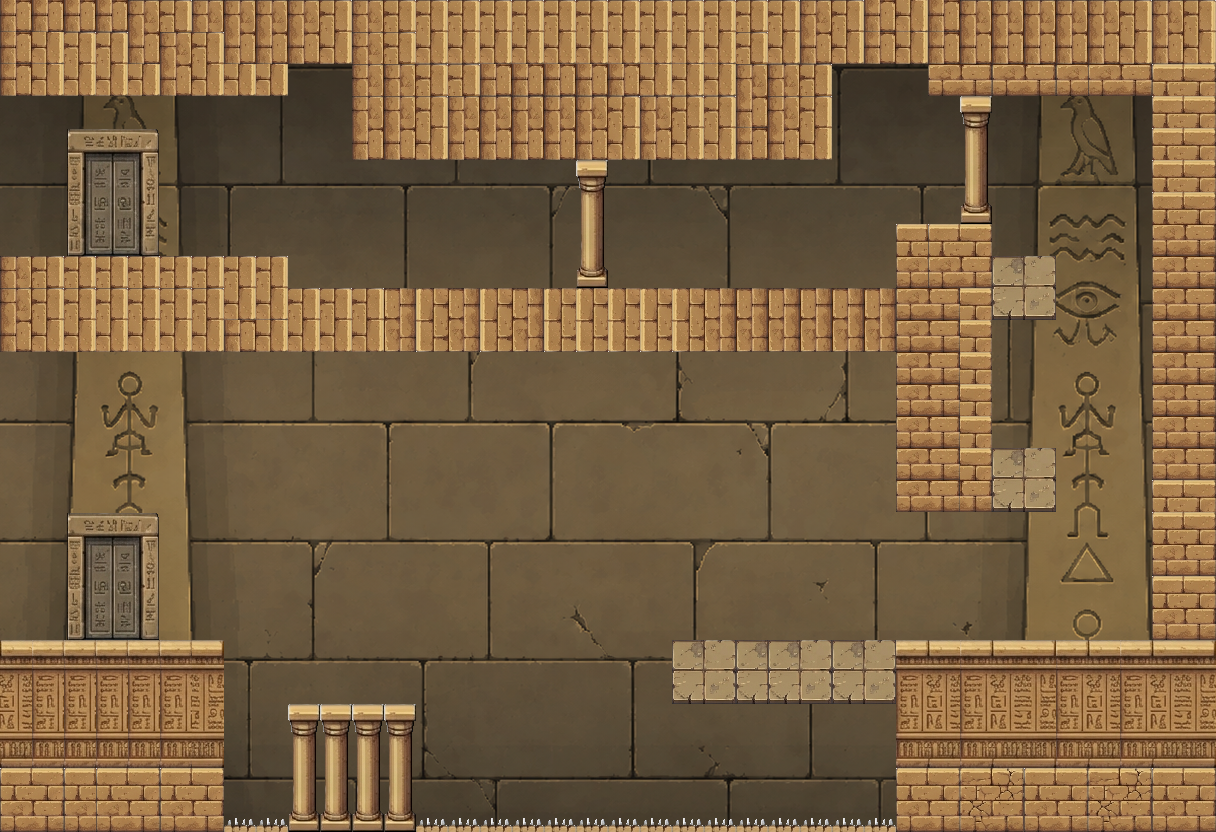

Tiled map render using the project's own tile images. Description and the map definition, with tile-layer contents summarised, below:
An orthogonal 38x26 tile map with 32x32 px tiles, 2 tile layers (Livello tile 1, Livello tile 2), 4 tilesets and 24 objects (19x solid, finish, start, kill, scarabeo, ...).

<map version="1.10" tiledversion="1.11.2" orientation="orthogonal" renderorder="right-down" width="38" height="26" tilewidth="32" tileheight="32" infinite="0" nextlayerid="10" nextobjectid="901">
 <properties>
  <property name="dimensionePersonaggio" type="float" value="57.6" />
  <property name="parallasse" type="float" value="0.75" />
 </properties>
 <tileset firstgid="1" source="SfondoPassato_v2.tsx" />
 <tileset firstgid="1537" source="Griglia.tsx" />
 <tileset firstgid="1777" source="GrigliaPresente.tsx" />
 <tileset firstgid="1933" source="Sfondo1.tsx" />
 <layer id="1" name="Livello tile 1" width="38" height="26">
  <data>[988 cells, 988 non-empty, 988 distinct tile ids]</data>
 </layer>
 <objectgroup id="7" name="Livello di oggetti 1">
  <object id="1" name="solid" x="0" y="0" width="1184" height="64" />
  <object id="2" name="solid" x="1152" y="0" width="64" height="832" />
  <object id="3" name="solid" x="673" y="640" width="479" height="64" />
  <object id="4" name="solid" x="896" y="704" width="320" height="128" />
  <object id="5" name="solid" x="352" y="64" width="480" height="96" />
  <object id="6" name="solid" x="0" y="0" width="288" height="96" />
  <object id="7" name="solid" x="0" y="832" width="1216" height="32" />
  <object id="8" name="solid" x="896" y="640" width="320" height="192" />
  <object id="9" name="solid" x="896" y="224" width="96" height="288" />
  <object id="10" name="solid" x="960" y="64" width="32" height="160" />
  <object id="11" name="solid" x="928" y="64" width="224" height="32" />
  <object id="12" name="solid" x="992" y="256" width="64" height="64" />
  <object id="13" name="solid" x="992" y="448" width="64" height="64" />
  <object id="14" name="solid" x="0" y="288" width="896" height="64" />
  <object id="15" name="solid" x="0" y="256" width="288" height="32" />
  <object id="16" name="solid" x="576" y="160" width="32" height="128" />
  <object id="18" name="solid" x="288" y="704" width="128" height="96" />
  <object id="19" name="solid" x="288" y="800" width="128" height="32" />
  <object id="20" name="solid" x="0" y="640" width="224" height="192" />
  <object id="21" name="finish" x="64" y="128" width="96" height="128" />
  <object id="22" name="start" x="64" y="512" width="96" height="128" />
  <object id="23" name="kill" x="224" y="812.043" width="672.918" height="19.957" />
 </objectgroup>
 <layer id="6" name="Livello tile 2" width="38" height="26">
  <data>[988 cells, 454 non-empty, 41 distinct tile ids]</data>
 </layer>
 <objectgroup id="8" name="decorazioni">
  <object id="25" name="scarabeo" x="1016" y="222" width="24" height="24" />
 </objectgroup>
 <objectgroup id="9" name="meccaniche">
  <object id="900" name="leva" x="896" y="192" width="32" height="32" />
 </objectgroup>
</map>
